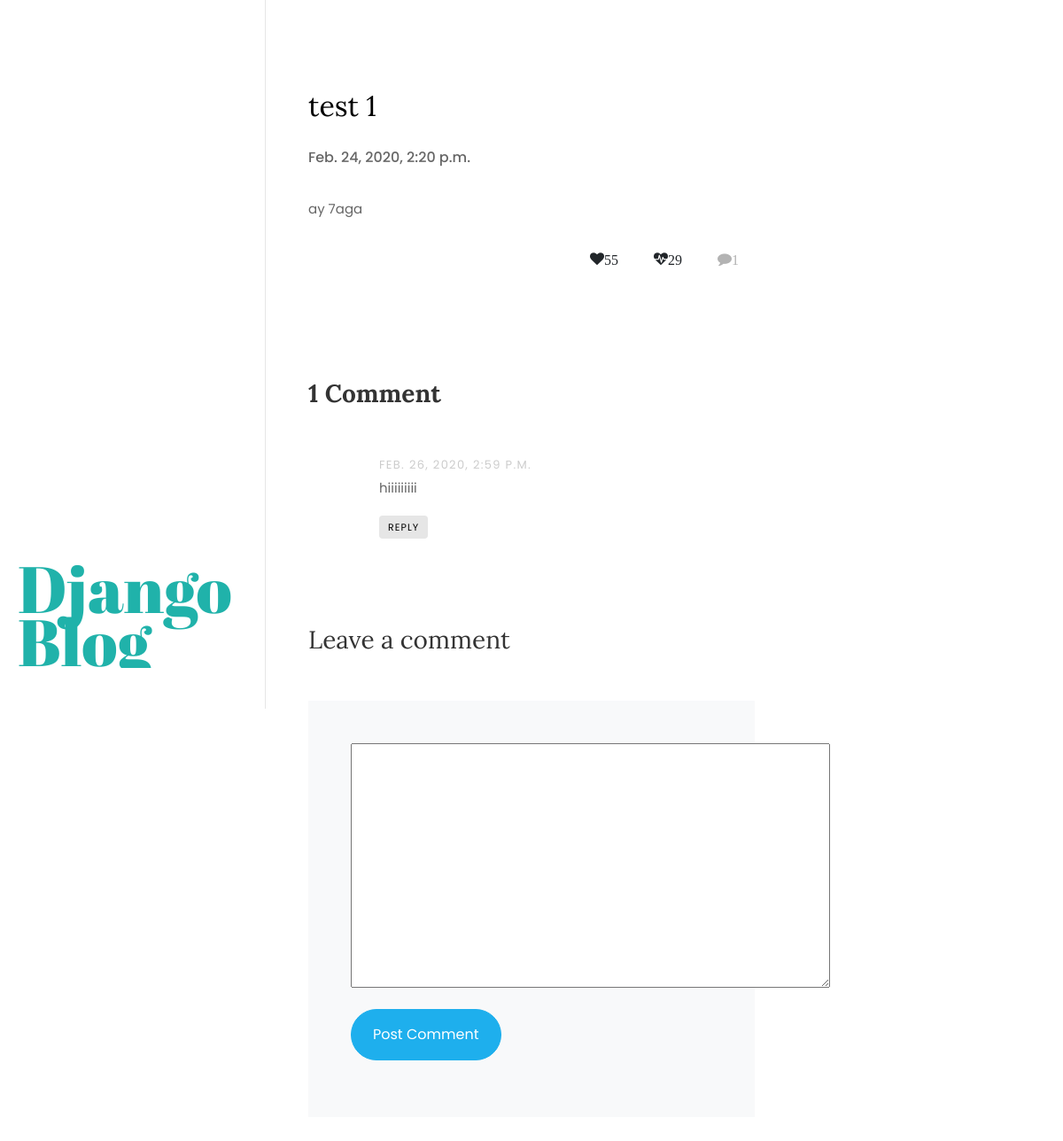
/Post/onePost/1, run on the app's committed database.
### Post/models.py (models this page shows, shortened)
class post(models.Model):
    author = models.ForeignKey(settings.AUTH_USER_MODEL, on_delete=models.CASCADE )
    id = models.AutoField(auto_created=True, primary_key=True, serialize=False, verbose_name='ID')
    title = models.CharField(max_length=100, null=False,default=' ')
    content = models.TextField()
    post_date = models.DateTimeField(auto_now_add=True)
    image = models.ImageField(default='default.jpg', upload_to='open_img/',null=True)
    Category_id = models.ForeignKey(Category,null = True ,on_delete=models.SET_NULL)
    like_count = models.IntegerField(default=0)
    dislike_count = models.IntegerField(default=0)

class Comment(models.Model):
    author = models.ForeignKey(settings.AUTH_USER_MODEL, on_delete=models.CASCADE)
    id = models.AutoField(auto_created=True, primary_key=True, serialize=False, verbose_name='ID')
    owner = models.ForeignKey(post, on_delete=models.CASCADE)
    body = models.TextField()
    comment_date = models.DateTimeField(auto_now_add=True)
    active = models.BooleanField(default=False)

### Post/views.py (the view)
# urls.py: path('onePost/<Id>',views.show_comments),
def show_comments(request,Id):
    Post = post.objects.filter(id=Id)
    comment = Comment.objects.filter(owner=Id)
    count = comment.count()
    if request.method == 'POST':
        form = CommentForm(request.POST)
        if (form.is_valid()):
            new_comment = form.save(commit=False)
            new_comment.post = Post
            new_comment.name = request.user
            print("dasxasxsazd",new_comment)
            new_comment.save()
            return HttpResponseRedirect("/Post/onePost")
    else:
        form = CommentForm()
    context = {'Post' : Post
    ,'all_comments' : comment,'count':count,'form':form}
    return render (request , 'Post/onePost.html' , context)

### Post/form.py
class CommentForm (forms.ModelForm):
    class Meta:
        model = Comment
        fields = ('body' ,)
        labels = {'body' : ''}

### templates/Post/onePost.html (shortened to what this page needs)
<!DOCTYPE html>
<html lang="en">
	{% load static %}
  <head>
    <link rel="stylesheet" href="{% static 'css/open-iconic-bootstrap.min.css' %}">
    <link rel="stylesheet" href="{% static 'css/animate.css' %}">
    <link rel="stylesheet" href="{% static 'css/owl.carousel.min.css' %}">
    <link rel="stylesheet" href="{% static 'css/owl.theme.default.min.css' %}">
    <link rel="stylesheet" href="{% static 'css/magnific-popup.css' %}">
    <link rel="stylesheet" href="{% static 'css/aos.css' %}">
    <link rel="stylesheet" href="{% static 'css/ionicons.min.css' %}">
    <link rel="stylesheet" href="{% static 'css/bootstrap-datepicker.css' %}">
    <link rel="stylesheet" href="{% static 'css/jquery.timepicker.css' %}">
    <link rel="stylesheet" href="{% static 'css/flaticon.css' %}">
    <link rel="stylesheet" href="{% static 'css/icomoon.css' %}">
    <link rel="stylesheet" href="{% static 'css/style.css' %}">
  </head>
  <body>
	<div id="colorlib-page">
		<aside id="colorlib-aside" role="complementary" class="js-fullheight">
			<div class="colorlib-footer">
				<h1 id="colorlib-logo" class="mb-4"><a href="index.html" style="background-color: lightseagreen;">Django <span>Blog</span></a></h1>
		</aside>
		<div id="colorlib-main">
			<section class="ftco-section ftco-no-pt ftco-no-pb">
	    	<div class="container">
	    		<div class="row d-flex">
	    			<div class="col-xl-8 px-md-5 py-5">
	    				<div class="row pt-md-4">
	    					<div class="col-md-12">
		    					<div class="blog-entry-2 ftco-animate">
 									{% for post in Post %}
	    							<div class="text pt-4">
							  <h3 class="mb-4"><a href="#">{{post.title}}</a></h3>
							  <h6><span>{{post.post_date}}</span></h6>
							  <br>
				              <p class="mb-4">{{post.content}}</p>
				              <div class="meta-wrap d-md-flex align-items-center">
				              	<div class="half order-md-last text-md-right">
					              	<p class="meta">
										  <span><a href="/Post/onePost/{{post.id}}" class="btn icon-heart ">{{post.like_count}}</a></span>
										  <span><a href="/Post/onePost/{{post.id}}" class="btn icon-heartbeat ">{{post.dislike_count}}</a></span>
					              		<span><a class="btn icon-comment">{{count}}</a></span>
					              	</p>
				              	</div>
				              </div>
							</div>
							{% endfor %}
							<div class="pt-5 mt-5">
								<h3 class="mb-5 font-weight-bold">{{count}} Comment</h3>
								<ul class="comment-list">
									{% for comm in all_comments%}
								  <li class="comment">
									<div class="comment-body">
									  <div class="meta">{{comm.comment_date}}</div>
									  <p>{{comm.body}}</p>
									  <p><a href="#" class="reply">Reply</a></p>
									</div>
								  </li>
								  {% endfor %}
							   </ul>
								<div class="comment-form-wrap pt-5">
								  <h3 class="mb-5">Leave a comment</h3>
								  <form action="#" class="p-3 p-md-5 bg-light" method="POST">
									{{form.as_p}}
									<div class="form-group">
									  <input type="submit" value="Post Comment" class="btn py-3 px-4 btn-primary">
									</div>
								  </form>
								</div>
							  </div>
	    						</div>
	    					</div>
				            </div>
	    					</div>
			    		</div>
			    	</div>
	    		</div>
	    	</div>
  </body>
</html>

### Post/static/css/icomoon.css (style rules this page uses)
[class^="icon-"], [class*=" icon-"] { font-family: 'icomoon' !important; speak: none; font-style: normal; font-weight: normal; font-variant: normal; text-transform: none; line-height: 1; -webkit-font-smoothing: antialiased; -moz-osx-font-smoothing: grayscale; }
.icon-heart:before { content: "\f004"; }
.icon-comment:before { content: "\f075"; }
.icon-heartbeat:before { content: "\f21e"; }

### data on the page
post: title "test 1", post_date "Feb. 24, 2020, 2:20 p.m.", content "ay 7aga", like_count "55", dislike_count "29", count "1"
Comment: comment_date "FEB. 26, 2020, 2:59 P.M.", body "hiiiiiiiii"

### other printed values
{{ count }} "1"
